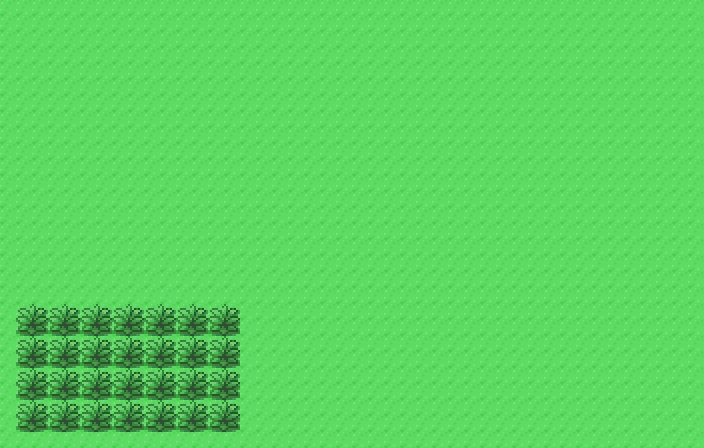

A level layout from a 2D game, rendered from its tile map. Below: a short description, then the map file with its tile-grid data intact:
An orthogonal 44x28 tile map with 16x16 px tiles, 1 tile layer (Tile Layer 1).

<map version="1.10" tiledversion="1.10.1" orientation="orthogonal" renderorder="right-down" width="44" height="28" tilewidth="16" tileheight="16" infinite="0" nextlayerid="2" nextobjectid="1">
 <tileset firstgid="1" source="BW_PublicOutside_New.tsx" />
 <layer id="1" name="Tile Layer 1" width="44" height="28">
  <data encoding="csv">
3,4,4,4,20,20,4,4,4,4,4,4,4,4,4,4,4,4,4,4,4,4,4,4,4,3,4,4,4,4,4,4,4,20,20,20,20,20,20,20,4,4,4,3,
19,3,3,3,3,4,3,3,4,20,20,20,20,3,3,4,4,4,4,4,4,4,4,4,4,4,4,4,4,4,20,20,20,3,3,3,3,3,3,19,20,20,20,4,
3,3,19,3,3,3,3,4,4,3,3,4,4,4,19,3,3,3,3,3,3,3,3,3,4,20,20,20,20,20,4,4,4,4,19,19,19,19,19,19,19,19,20,4,
19,19,20,19,19,19,3,3,3,3,3,3,3,4,20,19,19,19,19,19,19,19,19,3,3,3,3,3,3,3,3,3,3,3,4,4,4,4,4,4,4,4,4,4,
19,20,4,3,3,4,4,4,4,4,4,19,19,3,3,3,3,3,3,3,3,3,3,19,19,19,19,19,19,19,19,19,19,19,3,3,4,20,20,20,20,20,20,20,
3,3,3,3,3,3,3,3,3,3,3,3,3,3,3,3,3,3,3,3,3,4,3,3,3,4,3,3,3,3,3,3,4,4,4,4,4,4,4,4,4,4,4,4,
19,19,19,19,19,19,19,19,19,19,19,19,19,19,19,19,19,19,19,19,19,3,3,3,3,3,4,19,19,19,19,3,4,20,20,20,20,20,20,20,20,20,20,20,
3,19,20,20,20,20,20,20,20,20,20,20,4,4,4,3,4,4,4,4,4,4,4,4,4,4,4,19,19,19,3,4,20,3,3,19,20,20,20,20,20,20,20,4,
4,3,4,19,20,3,3,3,3,3,3,19,20,20,20,3,4,20,20,20,20,20,3,4,4,4,4,4,4,4,4,4,4,4,4,4,4,4,4,4,4,3,4,4,
3,3,3,4,4,19,19,19,19,19,19,19,19,19,19,3,3,3,3,3,4,20,19,3,3,3,3,3,3,3,3,4,20,20,20,20,20,20,20,20,4,4,4,4,
19,19,19,3,3,3,3,3,3,3,4,4,4,4,4,3,3,3,4,19,3,3,3,19,19,19,19,19,19,19,19,3,3,3,3,3,3,3,3,4,20,20,20,20,
20,20,20,3,3,3,3,3,3,3,3,3,3,3,3,3,3,3,3,4,4,4,4,4,4,4,4,4,4,4,4,4,4,4,4,4,4,4,4,4,4,3,3,3,
3,4,3,19,19,19,19,19,19,19,19,3,4,4,4,4,4,4,19,3,3,3,3,3,3,3,4,20,20,20,20,20,20,20,20,20,20,20,20,20,20,19,19,19,
3,3,19,20,20,20,20,20,20,3,4,4,4,20,20,20,20,20,20,19,19,19,19,19,19,3,3,3,3,3,3,3,3,3,3,3,4,4,4,4,4,4,4,4,
3,4,4,4,20,20,4,4,3,4,20,20,20,4,4,20,19,20,4,4,4,4,4,4,4,4,4,4,4,4,4,4,4,4,4,4,4,20,20,20,20,20,20,20,
3,4,20,20,3,3,3,3,3,3,3,4,4,4,4,4,4,19,20,20,20,20,20,20,20,20,20,20,20,20,20,20,20,20,20,20,20,19,19,19,19,19,19,19,
3,3,3,3,19,19,19,19,19,3,4,4,3,3,3,3,3,3,3,3,3,3,3,3,3,3,3,3,3,3,3,3,3,3,3,3,19,20,20,20,20,20,4,4,
3,19,19,3,3,3,3,3,3,3,4,20,19,19,19,19,19,19,19,19,19,19,19,19,19,19,19,19,19,19,19,19,19,19,19,19,19,19,19,19,3,4,3,4,
19,19,20,19,19,19,19,19,19,3,3,3,4,4,4,4,4,4,4,4,4,4,4,4,4,4,4,4,4,4,4,4,4,4,4,4,4,4,4,4,4,4,3,4,
19,5,6,5,6,5,6,5,6,5,6,5,6,5,6,20,20,20,20,20,20,3,4,4,4,4,4,4,4,4,4,4,4,4,4,4,4,20,20,20,20,4,3,4,
19,21,22,21,22,21,22,21,22,21,22,21,22,21,22,3,3,3,4,3,3,3,4,4,4,4,4,20,20,20,20,20,20,20,20,20,20,20,20,4,4,4,4,4,
19,5,6,5,6,5,6,5,6,5,6,5,6,5,6,19,19,19,3,3,3,19,20,20,20,20,20,19,19,19,20,3,3,3,3,3,3,3,19,20,20,20,20,20,
3,21,22,21,22,21,22,21,22,21,22,21,22,21,22,20,20,20,19,19,19,19,3,3,19,19,20,20,3,3,19,19,19,19,19,19,19,19,19,19,19,20,4,20,
3,5,6,5,6,5,6,5,6,5,6,5,6,5,6,3,3,3,3,3,3,3,19,19,19,20,20,19,19,19,20,4,4,4,4,4,4,4,4,3,3,4,4,20,
3,21,22,21,22,21,22,21,22,21,22,21,22,21,22,19,19,19,19,19,19,19,19,19,19,19,20,20,20,20,20,20,20,20,20,20,20,20,20,4,4,3,4,20,
4,5,6,5,6,5,6,5,6,5,6,5,6,5,6,3,3,3,3,3,3,3,3,3,3,3,3,3,3,3,3,3,3,3,3,3,3,3,19,20,20,4,4,20,
3,21,22,21,22,21,22,21,22,21,22,21,22,21,22,19,19,19,19,19,19,19,19,19,19,19,19,19,19,19,19,19,19,19,19,19,19,19,19,19,20,20,20,3,
19,19,19,3,3,3,3,3,3,3,3,3,3,3,3,3,3,3,3,19,20,20,20,20,20,20,19,19,19,19,19,19,19,19,19,19,20,20,4,3,4,19,19,19
</data>
 </layer>
</map>
